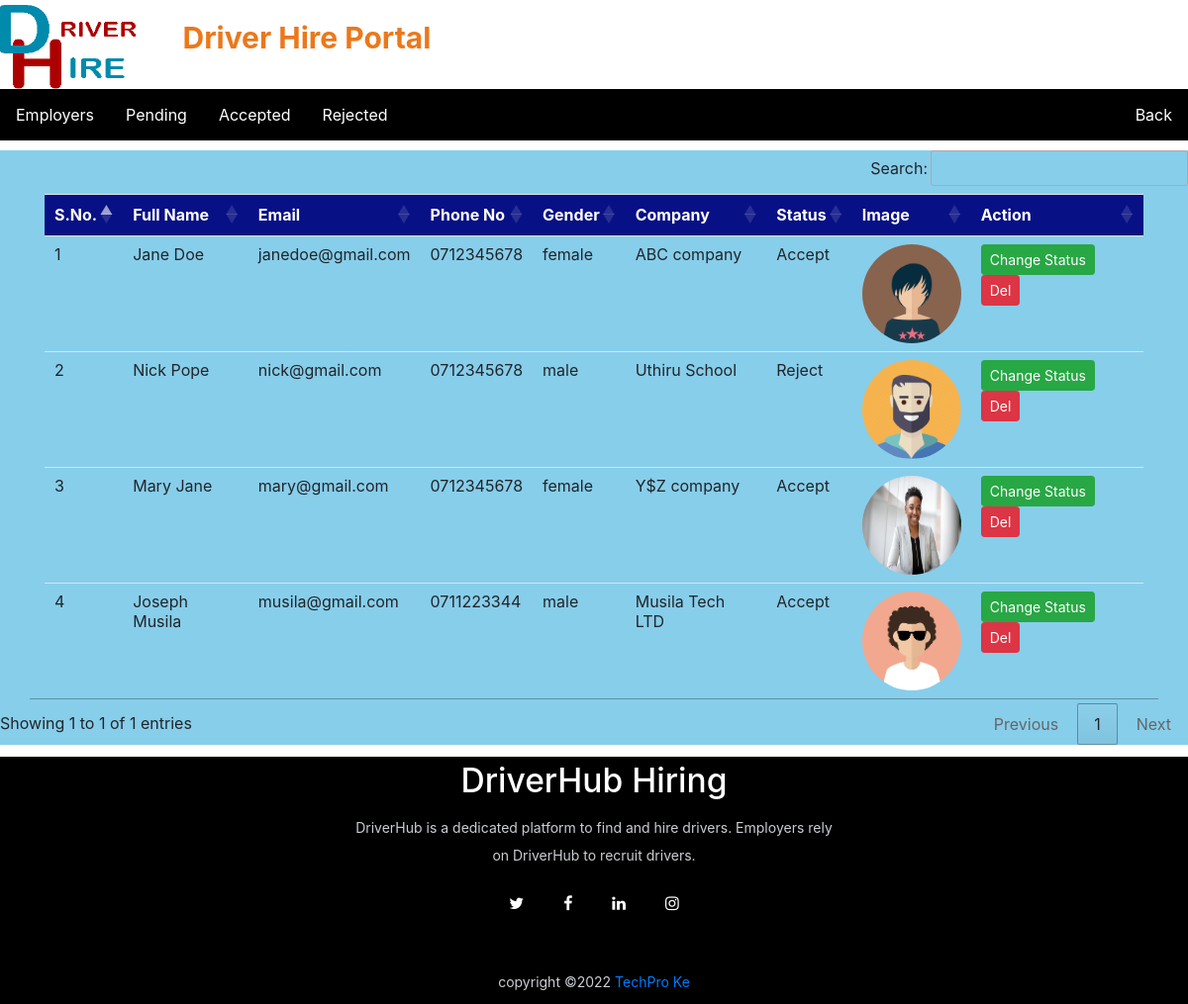
Screenshot of /employers (signed in) with the database file from the repository.
### driverjob/models.py (models this page shows, shortened)
class Employer(models.Model):
    user=models.ForeignKey(User,on_delete=models.CASCADE)
    mobile = models.CharField(max_length=15, null= True)
    image = models.FileField(null=True)
    cartype = models.CharField(max_length=30, null=True)
    gender =models.CharField(max_length=10, null=True)
    company =models.CharField(max_length=100, null=True)
    type =models.CharField(max_length=15, null=True)
    status =models.CharField(max_length=20, null=True)

### driverjob/views.py (the view)
# urls.py: path('employers', employers, name="employers"),
def employers(request):
    if not request.user.is_authenticated:
        return redirect('admin_login')
    data = Employer.objects.all()
    d = {'data':data}
    return render(request,'employers.html',d)

### driverjob/templates/employers.html
{% load static %}
{% block body %}
{% include 'emp_nav.html' %}
<div style="background-color: skyblue; margin-top: 10px;">
<table id="example" class="table table-hover container">
    <thead>
    <tr style="background-color: rgb(8, 16, 133);color: white;">
        <th>S.No.</th>
        <th>Full Name</th>
        <th>Email</th>
        <th>Phone No</th>
        <th>Gender</th>
        <th>Company</th>
        <th>Status</th>
        <th>Image</th>
        <th>Action</th>
    </tr>
    </thead>
    <tbody>
    {% for i in data %}
        <tr>
            <td>{{forloop.counter}}</td>
            <td>{{i.user.first_name}} {{i.user.last_name}}</td>
            <td>{{i.user.username}}</td>
            <td>{{i.mobile}}</td>
            <td>{{i.gender}}</td>
            <td>{{i.company}}</td>
            <td>{{i.status}}</td>
            <td><img src="{{i.image.url}}" style="width:100px ; height:100px ; border-radius:50%;"></td>
            <td><a style="text-decoration: none;" class="btn btn-success btn-sm" href="{% url 'change_status' i.id %}" >Change Status</a>
            <a  style="text-decoration: none;" class="btn btn-danger btn-sm" href="{% url 'del_employer' i.user.id %}"  onclick="return confirm('Are you sure you want to delete this employer?')">Del</a></td>
        </tr>
    </tbody>
    {% endfor %}
</table>
</div>
{% include 'footer.html' %}
{% endblock %}

### rows the page displays
Employer: user.first_name "Jane", user.last_name "Doe", user.username "janedoe@gmail.com", mobile "0712345678", gender "female", company "ABC company", status "Accept", image (picture)
Employer: user.first_name "Nick", user.last_name "Pope", user.username "nick@gmail.com", mobile "0712345678", gender "male", company "Uthiru School", status "Reject", image (picture)
Employer: user.first_name "Mary", user.last_name "Jane", user.username "mary@gmail.com", mobile "0712345678", gender "female", company "Y$Z company", status "Accept", image (picture)
Employer: user.first_name "Joseph", user.last_name "Musila", user.username "musila@gmail.com", mobile "0711223344", gender "male", company "Musila Tech LTD", status "Accept", image (picture)
